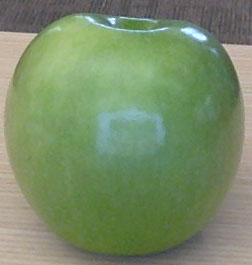
//> input picture hw2/template.jpg, 252 x 265 px
$ ./part1   (built with g++ and OpenCV 4)
//> lines starting //> are read from the running program, lines starting //| are printed output that depends on the picture; after the words box and inside, x2 and y2 are one past the last pixel; in counts of white or black regions, pixels touching at a corner belong together
//> further down, templ is the input picture: 265 rows x 252 cols, CV_8UC3; mean B, G, R 104.2, 139.5, 120
/*	CS585_Lab2.cpp
 *	CS585 Image and Video Computing Fall 2014
 *	Lab 2
 *	--------------
 *	This program introduces the following concepts:
 *		a) Reading a stream of images from a webcamera, and displaying the video
 *		b) Skin color detection
 *		c) Background differencing
 *		d) Visualizing motion history
 *	--------------
 */

//opencv libraries
#include "opencv2/core/core.hpp"
#include "opencv2/highgui/highgui.hpp"
#include "opencv2/imgproc/imgproc.hpp"
//C++ standard libraries
#include <iostream>
#include <vector>

using namespace cv;
using namespace std;


Mat templ; Mat result;
int match_method;


void MatchingMethod(Mat& img)
{
    /// Source image to display
    Mat img_display;
    img.copyTo( img_display );

    /// Create the result matrix
    int result_cols =  img.cols - templ.cols + 1;
//> result_cols = 1
    int result_rows = img.rows - templ.rows + 1;
//> result_rows = 1

    result.create( result_rows, result_cols, CV_32FC1 );

    /// Do the Matching and Normalize
    matchTemplate( img, templ, result, 0 );
//> result = [0]
    normalize( result, result, 0, 1, NORM_MINMAX, -1, Mat() );

    /// Localizing the best match with minMaxLoc
    double minVal; double maxVal; Point minLoc; Point maxLoc;
    Point matchLoc;

    minMaxLoc( result, &minVal, &maxVal, &minLoc, &maxLoc, Mat() );
//> minVal = 0; maxVal = 0; minLoc = Point(0, 0); maxLoc = Point(0, 0)

    /// For SQDIFF and SQDIFF_NORMED, the best matches are lower values. For all the other methods, the higher the better
    if( match_method  == CV_TM_SQDIFF || match_method == CV_TM_SQDIFF_NORMED )
    { matchLoc = minLoc; }
//> matchLoc = Point(0, 0)
    else
    { matchLoc = maxLoc; }

    /// Show me what you got
    rectangle( img_display, matchLoc, Point( matchLoc.x + templ.cols , matchLoc.y + templ.rows ), Scalar::all(0), 2, 8, 0 );
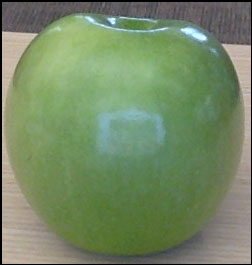
//> img_display: 265 rows x 252 cols, CV_8UC3; 2.31% of pixels changed, all inside (x1, y1, x2, y2) = (0, 0, 252, 265)
    rectangle( result, matchLoc, Point( matchLoc.x + templ.cols , matchLoc.y + templ.rows ), Scalar::all(0), 2, 8, 0 );

    imshow( "source image", img_display );
    imshow( "destination image", result );

    return;
}


int main()
{
    templ = imread("/Users/ciestupinan/Documents/CS585/hw2-Estupinan/template.jpg");
    //----------------
    //a) Reading a stream of images from a webcamera, and displaying the video
    //----------------
    // For more information on reading and writing video: http://docs.opencv.org/modules/highgui/doc/reading_and_writing_images_and_video.html
    // open the video camera no. 0
    VideoCapture cap(0);

    // if not successful, exit program
    if (!cap.isOpened())
    {
        cout << "Cannot open the video cam" << endl;
        return -1;
    }

    //create a window called "MyVideoFrame0"
    namedWindow("MyVideo0", WINDOW_AUTOSIZE);
    Mat frame0;

    // read a new frame from video
    bool bSuccess0 = cap.read(frame0);

    //if not successful, break loop
    if (!bSuccess0)
    {
        cout << "Cannot read a frame from video stream" << endl;
    }

    //show the frame in "MyVideo" window
    imshow("MyVideo0", frame0);


    while (1)
    {
        // read a new frame from video
        Mat frame;
        bool bSuccess = cap.read(frame);
        imshow("MyVideo0", frame);
        //if not successful, break loop
        if (!bSuccess)
        {
            cout << "Cannot read a frame from video stream" << endl;
            break;
        }

        // destination frame
        Mat frameDest;
        frameDest = Mat::zeros(frame.rows, frame.cols, CV_8UC1); //Returns a zero array of same size as src mat, and of type CV_8UC1
        //----------------
        //	b) Skin color detection
        //----------------


        MatchingMethod(frame);
        imshow("Match", frameDest);

        //----------------
        //	c) Background differencing
        //----------------


        frame0 = frame;
        //wait for 'esc' key press for 30ms. If 'esc' key is pressed, break loop
        if (waitKey(30) == 27)
//> the Esc key is pressed
        {
            cout << "esc key is pressed by user" << endl;
            break;
        }

    }
    cap.release();
    return 0;
}
